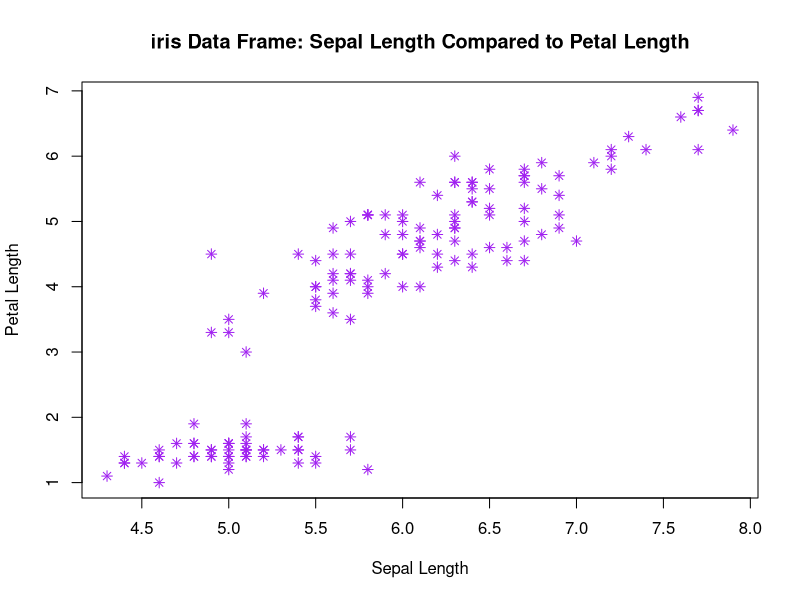

Write the R code that produced this figure.
# Macie Rose Wheeler
# Homework 1

### Question 1

dim(iris)
#  There are 150 rows and 5 columns in iris.

### Question 2

irisdata <- rbind(iris[1, ], iris[2, ], iris[3, ], iris[4, ], iris[5, ],
                  iris[6, ], iris[nrow(iris), ])
sub1 <- data.frame(irisdata)
sub1

### Question 3

columnNames <- c("Sepal.Length", "Sepal.Width", "Species")
correctlength <- c(iris[iris$Sepal.Length < 4.7, columnNames])
sub2 <- data.frame(correctlength)
sub2

### Question 4

Versicolor.Is.The.Best <- c(rep(0, sum(iris$Species == "setosa")),
                            rep(10, sum(iris$Species == "versicolor")),
                            rep(0, sum(iris$Species == "virginica")))
Versicolor.Is.The.Best

### Question 5

pw <- c(iris$Petal.Width)
mean(pw)
median(pw)
max(pw)
min(pw)

### Question 6

sum <- 0
count <- 0

while (sum <= 40) {
  count <- count + 1
  sum <- sum + pw[count]
}

#  The sum is:
sum

#  The loop executed 71 times.
count

### Question 7

centimetertoinches <- function(x) {
  return(x / 2.54)
}

pw_in = 1:length(pw)

for (i in pw_in) {
  pw_in[i] <- centimetertoinches(pw[i])
}

pw_in[1:10]
  
### Question 8

plot(x = iris$Sepal.Length, y = iris$Petal.Length,
     main = 'iris Data Frame: Sepal Length Compared to Petal Length',
     xlab = 'Sepal Length', ylab = 'Petal Length', col = 'purple', pch = 8)